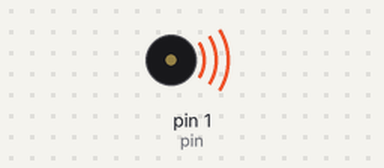
Recording of a sketch running on a simulated Arduino Uno, built with avr-gcc and run on an emulated ATmega328P. On the bench: buzzer (waves = sounding).

Above: at 0.1 s.
Timing chart, 0 to 1.6 s (numbered marks = the images above):
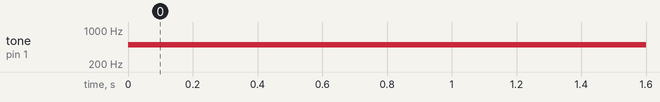

The sketch:

test_output.ino
```cpp
//Photsensor
int pin = 1;

void setup() {
pinMode(pin, OUTPUT); // Sets the trigPin as an Output
Serial.begin(9600); // Starts the serial communication
}

void loop()
{
  tone(pin, 500);
  delayMicroseconds(2);
}
```

Measured:
- by itself, tone on pin 1 (pin): silent → 500 Hz at 0.00 s
